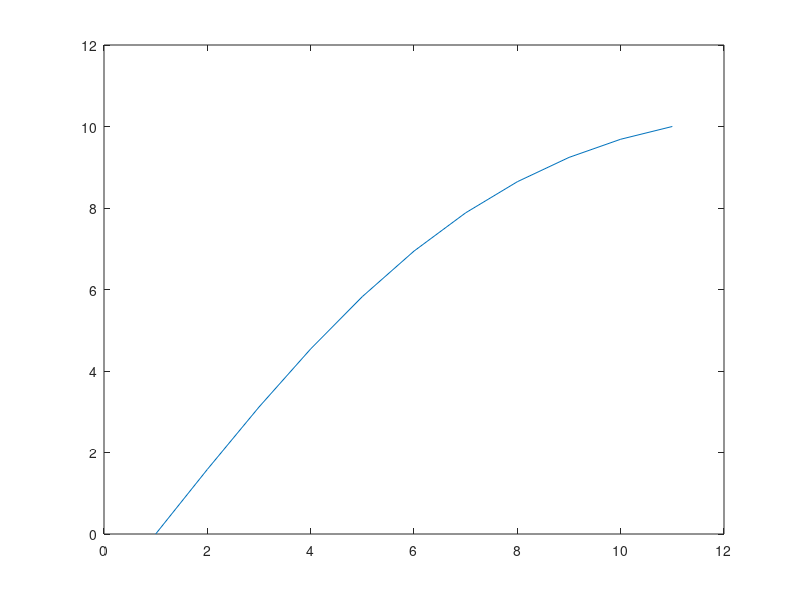

This figure's MATLAB source:
%%

X = 0:20;
Y = [0 1.5 3.3 4.8 6.15 7 8 8.65 9.3 9.6 10 10 10 10 10 10 10 10 10 10 10];

%%

 a =    1.595;
 b =    0.005949;
 
 for x=0:10
   f(x+1)= a*x/(1+b*x*x);
 end
 
 plot(f);